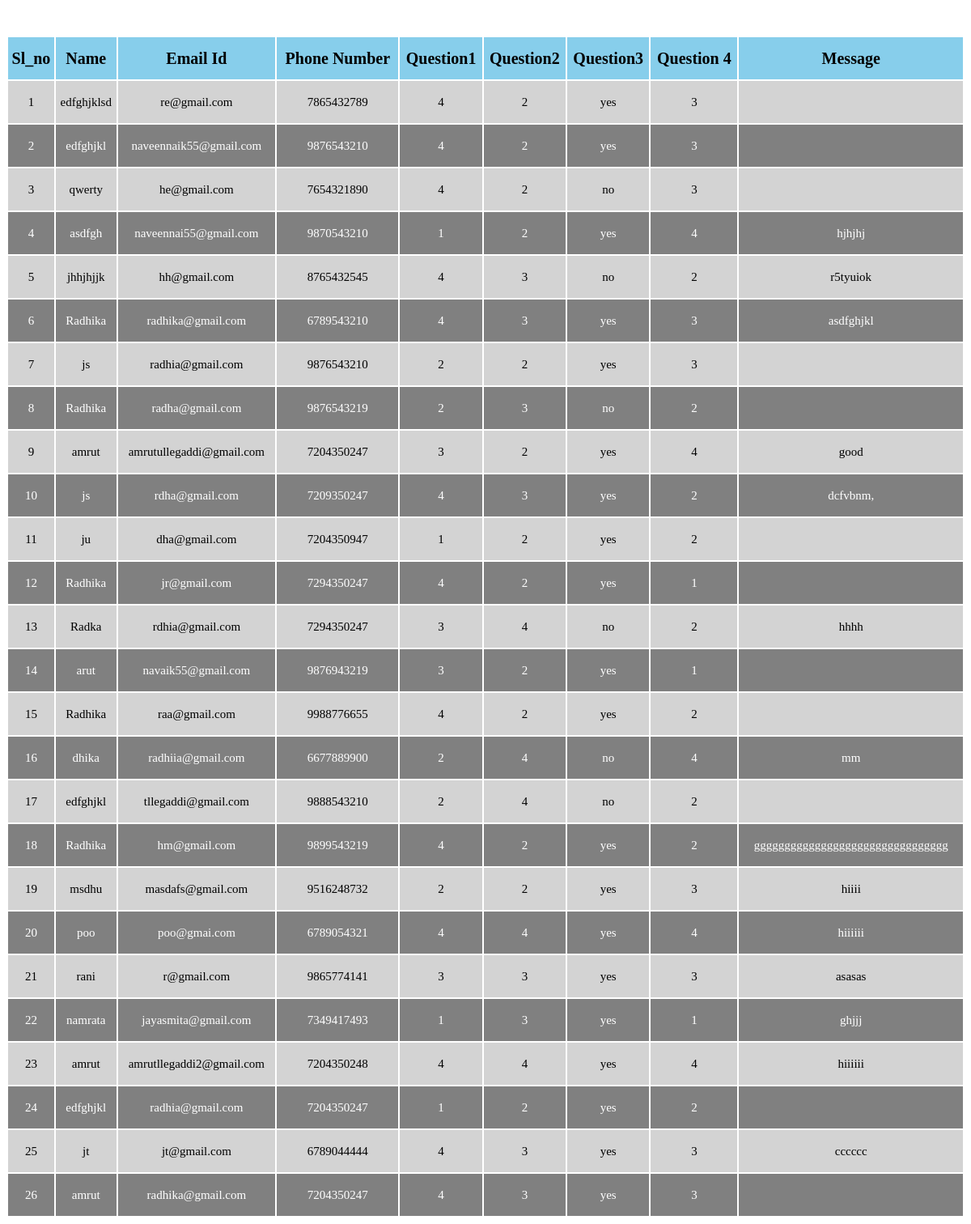
Page /feedback_fetch.php on the committed database.
### tables this page shows
CREATE TABLE `feedback` (
  `sl_no` int(11) NOT NULL,
  `name` text NOT NULL,
  `email_id` varchar(50) NOT NULL,
  `phone_number` bigint(20) NOT NULL,
  `q1` text NOT NULL,
  `q2` text NOT NULL,
  `q3` text NOT NULL,
  `q4` text NOT NULL,
  `message` text NOT NULL,
  `Date` date NOT NULL
);

### feedback_fetch.php (the view, shortened to what this page needs)
<!doctype html>
<html><head>
    </head>
    <body>
        <div style="overflow-x:auto;">
    <table width=100%  >
         <tr>
            <th>Sl_no</th>
             <th>Name</th>
            <th>Email Id</th>
             <th>Phone Number </th>
             <th>Question1 </th>
             <th>Question2 </th>
             <th>Question3</th>
             <th>Question 4</th>
             <th>Message</th>
         </tr><br>
        <tbody>
        <?php
            require_once("Db_connection.php");
             $me="SELECT * FROM feedback";
             $c=mysqli_query($conn, $me);
                $n=mysqli_num_rows($c);
                            if($n==0)
                            {
                                echo "no data found";
                            }
                            else
                            {
                                $i=1;
                                while($fe= ($c->fetch_assoc()))
                                {
                                    $name=$fe['name'];
                                    $email=$fe['email_id'];
                                    $phone=$fe['phone_number'];
                                    $q1=$fe['q1'];
                                    $q2=$fe['q2'];
                                    $q3=$fe['q3'];
                                    $q4=$fe['q4'];
                                    $msg=$fe['message'];
                                    echo "<tr><td>$i</td><td>$name</td><td>$email</td><td>$phone</td><td>$q1</td><td>$q2</td><td>$q3</td><td>$q4</td><td>$msg</td></tr>";
                                    $i++;
                                }
                                 echo "<br>";
                            }
        ?>
     </tbody>
            </table></div>
            </body>
    </html>

### feedback_fetch.php (style rules this page uses)
th { font-size: 20px; background-color: skyblue; height: 50px; }
td { text-align: center; font-size:15px; height: 50px; }
tr:nth-child(odd) { background-color: lightgrey; }
tr:nth-child(even) { background-color: grey; color: white; }

### rows in the picture
feedback: name "edfghjklsd", email "re@gmail.com", phone_number "7865432789", q1 "4", q2 "2", q3 "yes", q4 "3"
feedback: name "edfghjkl", email "naveennaik55@gmail.com", phone_number "9876543210", q1 "4", q2 "2", q3 "yes", q4 "3"
feedback: name "qwerty", email "he@gmail.com", phone_number "7654321890", q1 "4", q2 "2", q3 "no", q4 "3"
feedback: name "asdfgh", email "naveennai55@gmail.com", phone_number "9870543210", q1 "1", q2 "2", q3 "yes", q4 "4", message "hjhjhj"
feedback: name "jhhjhjjk", email "hh@gmail.com", phone_number "8765432545", q1 "4", q2 "3", q3 "no", q4 "2", message "r5tyuiok"
feedback: name "Radhika", email "radhika@gmail.com", phone_number "6789543210", q1 "4", q2 "3", q3 "yes", q4 "3", message "asdfghjkl"
feedback: name "js", email "radhia@gmail.com", phone_number "9876543210", q1 "2", q2 "2", q3 "yes", q4 "3"
feedback: name "Radhika", email "radha@gmail.com", phone_number "9876543219", q1 "2", q2 "3", q3 "no", q4 "2"
feedback: name "amrut", email "amrutullegaddi@gmail.com", phone_number "7204350247", q1 "3", q2 "2", q3 "yes", q4 "4", message "good"
feedback: name "js", email "rdha@gmail.com", phone_number "7209350247", q1 "4", q2 "3", q3 "yes", q4 "2", message "dcfvbnm,"
feedback: name "ju", email "dha@gmail.com", phone_number "7204350947", q1 "1", q2 "2", q3 "yes", q4 "2"
feedback: name "Radhika", email "jr@gmail.com", phone_number "7294350247", q1 "4", q2 "2", q3 "yes", q4 "1"
feedback: name "Radka", email "rdhia@gmail.com", phone_number "7294350247", q1 "3", q2 "4", q3 "no", q4 "2", message "hhhh"
feedback: name "arut", email "navaik55@gmail.com", phone_number "9876943219", q1 "3", q2 "2", q3 "yes", q4 "1"
feedback: name "Radhika", email "raa@gmail.com", phone_number "9988776655", q1 "4", q2 "2", q3 "yes", q4 "2"
feedback: name "dhika", email "radhiia@gmail.com", phone_number "6677889900", q1 "2", q2 "4", q3 "no", q4 "4", message "mm"
feedback: name "edfghjkl", email "tllegaddi@gmail.com", phone_number "9888543210", q1 "2", q2 "4", q3 "no", q4 "2"
feedback: name "Radhika", email "hm@gmail.com", phone_number "9899543219", q1 "4", q2 "2", q3 "yes", q4 "2", message "gggggggggggggggggggggggggggggggg"
feedback: name "msdhu", email "masdafs@gmail.com", phone_number "9516248732", q1 "2", q2 "2", q3 "yes", q4 "3", message "hiiii"
feedback: name "poo", email "poo@gmai.com", phone_number "6789054321", q1 "4", q2 "4", q3 "yes", q4 "4", message "hiiiiii"
feedback: name "rani", email "r@gmail.com", phone_number "9865774141", q1 "3", q2 "3", q3 "yes", q4 "3", message "asasas"
feedback: name "namrata", email "jayasmita@gmail.com", phone_number "7349417493", q1 "1", q2 "3", q3 "yes", q4 "1", message "ghjjj"
feedback: name "amrut", email "amrutllegaddi2@gmail.com", phone_number "7204350248", q1 "4", q2 "4", q3 "yes", q4 "4", message "hiiiiii"
feedback: name "edfghjkl", email "radhia@gmail.com", phone_number "7204350247", q1 "1", q2 "2", q3 "yes", q4 "2"
feedback: name "jt", email "jt@gmail.com", phone_number "6789044444", q1 "4", q2 "3", q3 "yes", q4 "3", message "cccccc"
feedback: name "amrut", email "radhika@gmail.com", phone_number "7204350247", q1 "4", q2 "3", q3 "yes", q4 "3"
